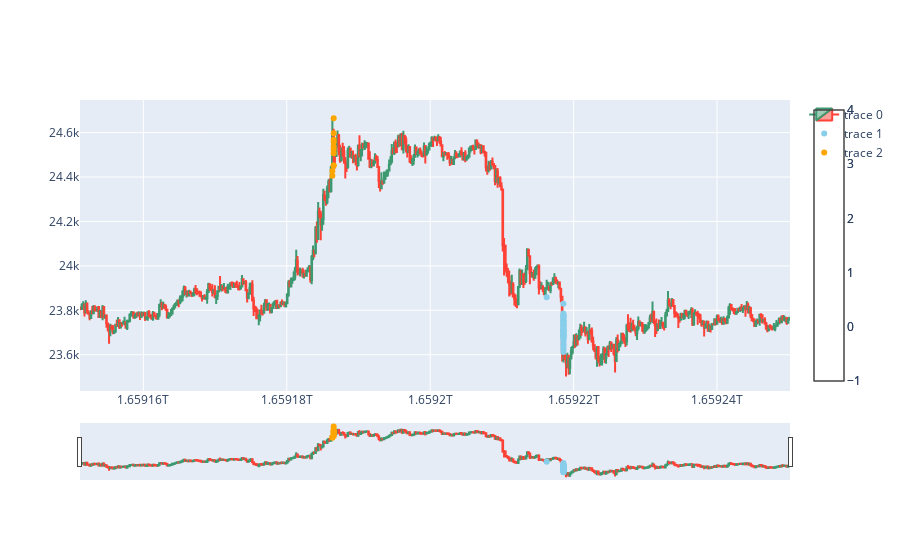

The cell this chart's notebook holds for it:
### Code cell
scatter = go.Scatter(
    x = ht_b['close_time'],
    y = ht_b['price'],
    mode = 'markers',
    marker=dict(
        color='skyblue',
        colorscale='Viridis',
        showscale=True
    )
    )
scatter2 = go.Scatter(
    x = ht_s['close_time'],
    y = ht_s['price'],
    mode = 'markers',
    marker=dict(
        color='pink',
        colorscale='Viridis',
        showscale=True
    )
)
fig = go.Figure( data = [candlestic, scatter, scatter2])

fig.show()
